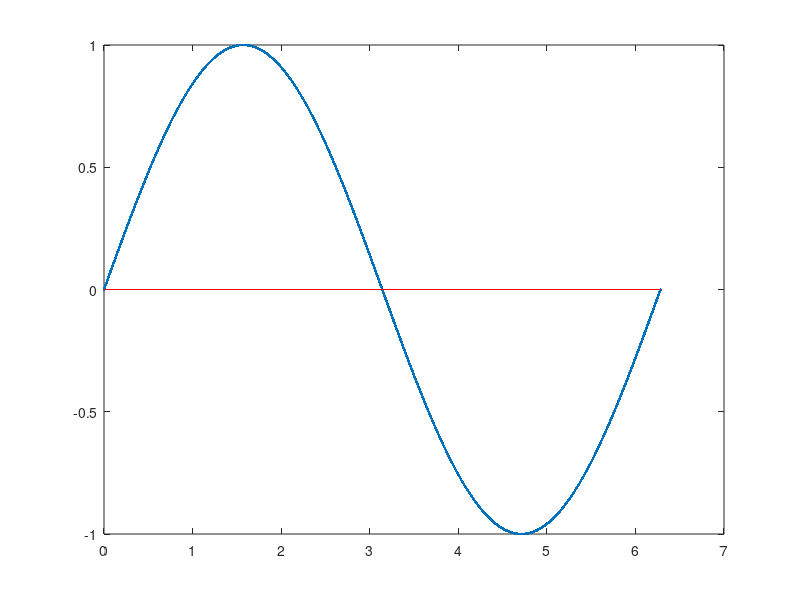

The MATLAB script that drew this image:
% what percentage of y values are greater than 0.8 for x = 0 to 10
% y = sin(x)

clc, clearvars, close all;

% Parameters
max_x = 2*pi;           % put max_x = 10
x = linspace(0,max_x,100000);
y = sin(x);
y_check = 0;            % put y_check = 0.8

% Plot
plot(x,y, '.'), hold on, plot([0, max_x], [y_check, y_check], 'r');

% Logic
y_greater = y >= y_check;   % keep only > sign and not >= (for question)

% Percentage
FinalPercent = (sum(y_greater)/ length(y)) * 100
